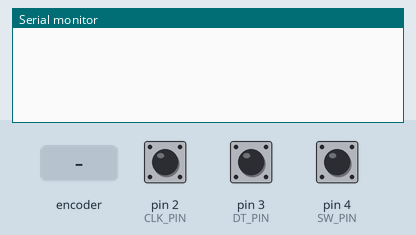
Bench run of a sketch on a simulated Arduino Uno, built with avr-gcc and run on an emulated ATmega328P. On the bench: the last lines printed to the serial monitor. The inputs (shaded band) are chosen by the test bench; at power-on: pin 4 (SW_PIN) HIGH, pin 2 (CLK_PIN) HIGH, pin 3 (DT_PIN) HIGH.

Above: at 1.2 s.
1.3 s: rotary encoder on pin 2 (CLK_PIN) / pin 3 (DT_PIN) turned 1 step (first pin leading)
At 1.8 s:
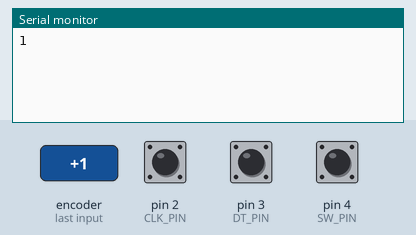
3.0 s: pin 4 (SW_PIN) pulled LOW for 0.15 s
At 4.2 s:
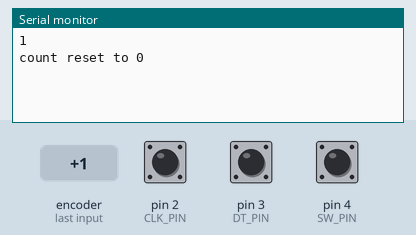
4.6 s: rotary encoder on pin 2 (CLK_PIN) / pin 3 (DT_PIN) turned 3 steps (first pin leading)
At 5.8 s:
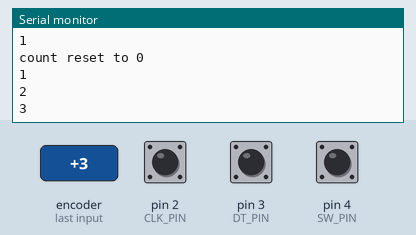
Timing chart, 0 to 7.6 s (numbered marks = the images above; inputs shaded):
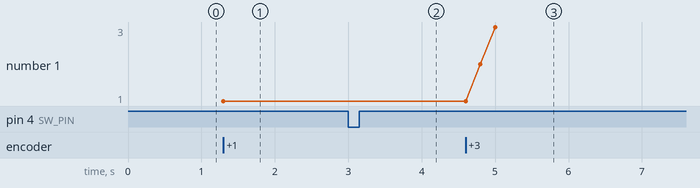

The sketch:

rotary_encoder.ino
```cpp
#define SERIAL_BAUDRATE 115200
#define CLK_PIN 2 // 定義連接腳位
#define DT_PIN 3
#define SW_PIN 4

#define interruptA 0 // UNO腳位2是interrupt 0，其他板子請見官方網頁

volatile long count = 0;
unsigned long t = 0;

void setup() {
  Serial.begin(SERIAL_BAUDRATE);
  // 當狀態下降時，代表旋轉編碼器被轉動了
  attachInterrupt(interruptA, rotaryEncoderChanged, FALLING);
  pinMode(CLK_PIN, INPUT_PULLUP); // 輸入模式並啟用內建上拉電阻
  pinMode(DT_PIN, INPUT_PULLUP);
  pinMode(SW_PIN, INPUT_PULLUP);
}
void loop() {
  if(digitalRead(SW_PIN) == LOW){ // 按下開關，歸零
     count = 0;
     Serial.println("count reset to 0");
     delay(300);
  }
}
void rotaryEncoderChanged(){ // when CLK_PIN is FALLING
  unsigned long temp = millis();
  if(temp - t < 50) // 去彈跳
    return;
  t = temp;

  // DT_PIN的狀態代表正轉或逆轉
  count += digitalRead(DT_PIN) == HIGH ? 1 : -1;
  Serial.println(count);
}
```

Measured:
- after the input at 1.3 s, the serial monitor: prints a new line at once (image 1)
- after the input at 3.0 s, the serial monitor: prints a new line at once (image 2)
- after the input at 4.6 s, the serial monitor: prints a new line at once (image 3)
- plotted number 1: 1 → 3 after the input at 4.6 s
